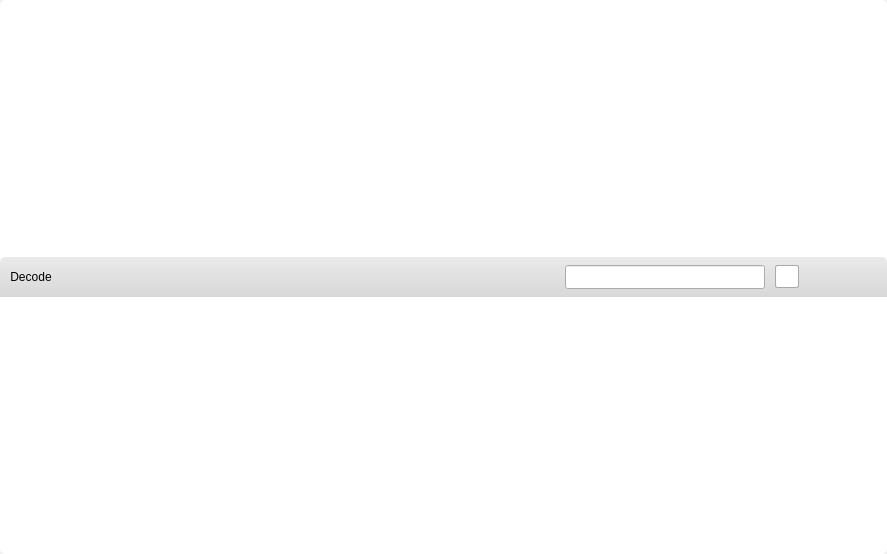
<?xml version="1.0" encoding="UTF-8"?>
<ui version="4.0">
 <class>DecodeBaseWindow</class>
 <widget class="QWidget" name="DecodeBaseWindow">
  <property name="geometry">
   <rect>
    <x>0</x>
    <y>0</y>
    <width>887</width>
    <height>554</height>
   </rect>
  </property>
  <property name="windowTitle">
   <string>Form</string>
  </property>
  <layout class="QVBoxLayout" name="verticalLayout_2">
   <property name="spacing">
    <number>0</number>
   </property>
   <property name="leftMargin">
    <number>0</number>
   </property>
   <property name="topMargin">
    <number>0</number>
   </property>
   <property name="rightMargin">
    <number>0</number>
   </property>
   <property name="bottomMargin">
    <number>0</number>
   </property>
   <item>
    <widget class="QFrame" name="BackgroundFrame">
     <property name="styleSheet">
      <string notr="true">.QFrame{
border:0;
border-radius:5px;
background-color:rgba(255,255,255);
}</string>
     </property>
     <property name="frameShape">
      <enum>QFrame::StyledPanel</enum>
     </property>
     <property name="frameShadow">
      <enum>QFrame::Raised</enum>
     </property>
     <layout class="QVBoxLayout" name="verticalLayout">
      <property name="spacing">
       <number>0</number>
      </property>
      <property name="leftMargin">
       <number>0</number>
      </property>
      <property name="topMargin">
       <number>0</number>
      </property>
      <property name="rightMargin">
       <number>0</number>
      </property>
      <property name="bottomMargin">
       <number>0</number>
      </property>
      <item>
       <layout class="QHBoxLayout" name="horizontalLayout">
        <property name="spacing">
         <number>0</number>
        </property>
        <item>
         <widget class="QFrame" name="TitleBar">
          <property name="minimumSize">
           <size>
            <width>10</width>
            <height>40</height>
           </size>
          </property>
          <property name="maximumSize">
           <size>
            <width>16777215</width>
            <height>40</height>
           </size>
          </property>
          <property name="styleSheet">
           <string notr="true">.QFrame{
border:0px solid #B6B6B6;
border-top-left-radius:5px; 
border-top-right-radius:5px; 
border-bottom-left-radius:0px; 
border-bottom-right-radius: 0px; 
background:qlineargradient(spread:pad,x1:0,y1:0,x2:0,y2:1,stop:0 #eaeaea,stop:1 #d8d8d8);
}
.QPushButton,.QToolButton{
border-style:none;
border:none;
padding:0px;
min-height:0px;
border-radius:0px;
background:none;
}

.QPushButton:hover,.QToolButton:hover{
background:#f0f0f0;
}

.QPushButton:pressed,.QToolButton:pressed{
background:#f2f2f2;
}

.QToolButton::menu-indicator{
image:None;
}

QToolButton#btnMenu,QPushButton#btnMenu_Min,QPushButton#btnMenu_Max,QPushButton#btnMenu_Close{
border-radius:3px;
color:#57595B;
padding:3px;
margin:0px;
background:none;
border-style:none;
}

QToolButton#btnMenu:hover,QPushButton#btnMenu_Min:hover,QPushButton#btnMenu_Max:hover{
color:#FFFFFF;
margin:1px 1px 2px 1px;
background-color:rgba(51,127,209,230);
}

QPushButton#btnMenu_Close:hover{
color:#FFFFFF;
margin:1px 1px 2px 1px;
background-color:rgba(238,0,0,128);
}</string>
          </property>
          <property name="frameShape">
           <enum>QFrame::StyledPanel</enum>
          </property>
          <property name="frameShadow">
           <enum>QFrame::Raised</enum>
          </property>
          <layout class="QVBoxLayout" name="verticalLayout_3">
           <property name="spacing">
            <number>0</number>
           </property>
           <property name="leftMargin">
            <number>10</number>
           </property>
           <property name="topMargin">
            <number>8</number>
           </property>
           <property name="rightMargin">
            <number>10</number>
           </property>
           <property name="bottomMargin">
            <number>9</number>
           </property>
           <item>
            <layout class="QHBoxLayout" name="horizontalLayout_4">
             <property name="spacing">
              <number>10</number>
             </property>
             <property name="leftMargin">
              <number>0</number>
             </property>
             <item>
              <widget class="QPushButton" name="IconBtn">
               <property name="enabled">
                <bool>true</bool>
               </property>
               <property name="minimumSize">
                <size>
                 <width>26</width>
                 <height>0</height>
                </size>
               </property>
               <property name="maximumSize">
                <size>
                 <width>9999</width>
                 <height>9999</height>
                </size>
               </property>
               <property name="styleSheet">
                <string notr="true">.QFrame{
border:0px solid #B6B6B6;
border-radius:5px;
background:#fff
}
.QPushButton,.QToolButton{
border-style:none;
border:none;
padding:0px;
min-height:0px;
border-radius:5px;
background:none;
}

.QPushButton:hover,.QToolButton:hover{
background:#f0f0f0;
}

.QPushButton:pressed,.QToolButton:pressed{
background:#f2f2f2;
}

.QToolButton::menu-indicator{
image:None;
}

QToolButton#btnMenu,QPushButton#btnMenu_Min,QPushButton#btnMenu_Max,QPushButton#btnMenu_Close{
border-radius:3px;
color:#57595B;
padding:3px;
margin:0px;
background:none;
border-style:none;
}

QToolButton#btnMenu:hover,QPushButton#btnMenu_Min:hover,QPushButton#btnMenu_Max:hover{
color:#FFFFFF;
margin:1px 1px 2px 1px;
background-color:rgba(51,127,209,230);
}

QPushButton#btnMenu_Close:hover{
color:#FFFFFF;
margin:1px 1px 2px 1px;
background-color:rgba(238,0,0,128);
}</string>
               </property>
               <property name="text">
                <string>Decode</string>
               </property>
               <property name="icon">
                <iconset resource="../img.qrc">
                 <normaloff>:/img/DecodeLOGO_BigSize.png</normaloff>:/img/DecodeLOGO_BigSize.png</iconset>
               </property>
               <property name="iconSize">
                <size>
                 <width>20</width>
                 <height>20</height>
                </size>
               </property>
              </widget>
             </item>
             <item>
              <spacer name="horizontalSpacer">
               <property name="orientation">
                <enum>Qt::Horizontal</enum>
               </property>
               <property name="sizeHint" stdset="0">
                <size>
                 <width>40</width>
                 <height>20</height>
                </size>
               </property>
              </spacer>
             </item>
             <item>
              <spacer name="horizontalSpacer_2">
               <property name="orientation">
                <enum>Qt::Horizontal</enum>
               </property>
               <property name="sizeHint" stdset="0">
                <size>
                 <width>40</width>
                 <height>20</height>
                </size>
               </property>
              </spacer>
             </item>
             <item>
              <layout class="QHBoxLayout" name="horizontalLayout_2">
               <property name="spacing">
                <number>10</number>
               </property>
               <property name="bottomMargin">
                <number>0</number>
               </property>
               <item>
                <widget class="QLineEdit" name="Title_SerachBox">
                 <property name="minimumSize">
                  <size>
                   <width>200</width>
                   <height>24</height>
                  </size>
                 </property>
                 <property name="maximumSize">
                  <size>
                   <width>200</width>
                   <height>16777215</height>
                  </size>
                 </property>
                </widget>
               </item>
               <item>
                <widget class="QPushButton" name="Title_SearchBtn">
                 <property name="sizePolicy">
                  <sizepolicy hsizetype="Minimum" vsizetype="Fixed">
                   <horstretch>20</horstretch>
                   <verstretch>20</verstretch>
                  </sizepolicy>
                 </property>
                 <property name="minimumSize">
                  <size>
                   <width>24</width>
                   <height>2</height>
                  </size>
                 </property>
                 <property name="maximumSize">
                  <size>
                   <width>24</width>
                   <height>24</height>
                  </size>
                 </property>
                 <property name="styleSheet">
                  <string notr="true">.QPushButton,.QToolButton{
border-style:none;
border:1px solid #aaaaaa;
padding:0px;
min-height:0px;
border-radius:2px;
background:#fff;
}

.QPushButton:hover,.QToolButton:hover{
background:#eaeaea;
}

.QPushButton:pressed,.QToolButton:pressed{
background:#dddddd;
}

.QToolButton::menu-indicator{
image:None;
}

QToolButton#btnMenu,QPushButton#btnMenu_Min,QPushButton#btnMenu_Max,QPushButton#btnMenu_Close{
border-radius:3px;
color:#57595B;
padding:3px;
margin:0px;
background:none;
border-style:none;
}

QToolButton#btnMenu:hover,QPushButton#btnMenu_Min:hover,QPushButton#btnMenu_Max:hover{
color:#FFFFFF;
margin:1px 1px 2px 1px;
background-color:rgba(51,127,209,230);
}

QPushButton#btnMenu_Close:hover{
color:#FFFFFF;
margin:1px 1px 2px 1px;
background-color:rgba(238,0,0,128);
}</string>
                 </property>
                 <property name="text">
                  <string/>
                 </property>
                </widget>
               </item>
              </layout>
             </item>
             <item>
              <widget class="QPushButton" name="ShowMin">
               <property name="minimumSize">
                <size>
                 <width>16</width>
                 <height>0</height>
                </size>
               </property>
               <property name="maximumSize">
                <size>
                 <width>16</width>
                 <height>16</height>
                </size>
               </property>
               <property name="styleSheet">
                <string notr="true"/>
               </property>
               <property name="text">
                <string/>
               </property>
               <property name="icon">
                <iconset resource="../img.qrc">
                 <normaloff>:/img/Min.png</normaloff>:/img/Min.png</iconset>
               </property>
               <property name="iconSize">
                <size>
                 <width>16</width>
                 <height>16</height>
                </size>
               </property>
              </widget>
             </item>
             <item>
              <widget class="QPushButton" name="TargetWindowSize">
               <property name="minimumSize">
                <size>
                 <width>16</width>
                 <height>0</height>
                </size>
               </property>
               <property name="maximumSize">
                <size>
                 <width>16</width>
                 <height>16</height>
                </size>
               </property>
               <property name="styleSheet">
                <string notr="true"/>
               </property>
               <property name="text">
                <string/>
               </property>
               <property name="icon">
                <iconset resource="../img.qrc">
                 <normaloff>:/img/Max.png</normaloff>:/img/Max.png</iconset>
               </property>
               <property name="iconSize">
                <size>
                 <width>16</width>
                 <height>16</height>
                </size>
               </property>
              </widget>
             </item>
             <item>
              <widget class="QPushButton" name="CloseWindow">
               <property name="minimumSize">
                <size>
                 <width>16</width>
                 <height>0</height>
                </size>
               </property>
               <property name="maximumSize">
                <size>
                 <width>16</width>
                 <height>16</height>
                </size>
               </property>
               <property name="styleSheet">
                <string notr="true"/>
               </property>
               <property name="text">
                <string/>
               </property>
               <property name="icon">
                <iconset resource="../img.qrc">
                 <normaloff>:/img/Close.png</normaloff>:/img/Close.png</iconset>
               </property>
               <property name="iconSize">
                <size>
                 <width>16</width>
                 <height>16</height>
                </size>
               </property>
              </widget>
             </item>
            </layout>
           </item>
          </layout>
         </widget>
        </item>
       </layout>
      </item>
      <item>
       <layout class="QVBoxLayout" name="MainArea">
        <property name="spacing">
         <number>0</number>
        </property>
        <property name="bottomMargin">
         <number>0</number>
        </property>
       </layout>
      </item>
     </layout>
    </widget>
   </item>
  </layout>
 </widget>
 <resources>
  <include location="../img.qrc"/>
 </resources>
 <connections>
  <connection>
   <sender>ShowMin</sender>
   <signal>clicked()</signal>
   <receiver>DecodeBaseWindow</receiver>
   <slot>showMinimized()</slot>
   <hints>
    <hint type="sourcelabel">
     <x>807</x>
     <y>44</y>
    </hint>
    <hint type="destinationlabel">
     <x>89</x>
     <y>143</y>
    </hint>
   </hints>
  </connection>
 </connections>
</ui>
